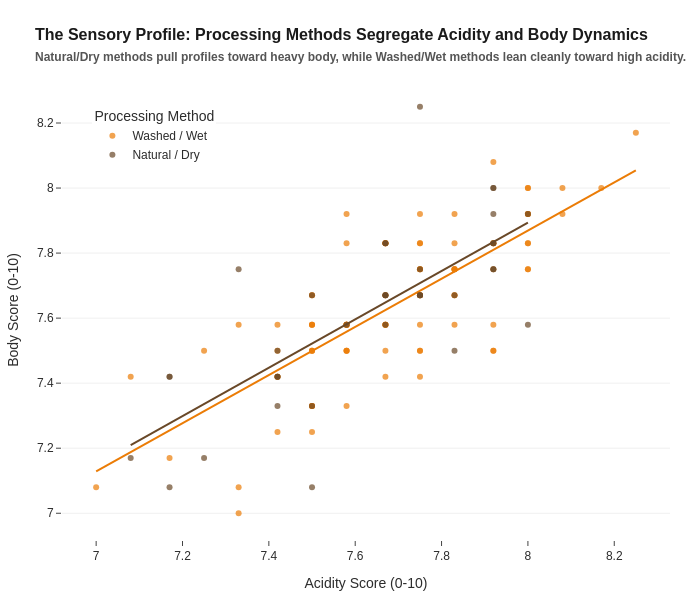

The code cell stored with this chart in its notebook:
### Code cell
#7. The Acidity vs. Body Trade-off
import pandas as pd
import plotly.express as px

# Filter for the two primary processing methods
df_tradeoff = df_clean[df_clean['Processing Method'].isin(['Washed / Wet', 'Natural / Dry'])].copy()
df_tradeoff = df_tradeoff.dropna(subset=['Acidity', 'Body'])

#Build the scatter plot
fig7 = px.scatter(
    df_tradeoff,
    x='Acidity',
    y='Body',
    color='Processing Method',
    color_discrete_map={
        'Washed / Wet': "#eb7c06",   
        'Natural / Dry': "#694828"
    },
    opacity=0.7,
    trendline="ols",
    labels={'Acidity': 'Acidity Score (0-10)', 'Body': 'Body Score (0-10)'}
)

fig7.update_layout(
    title="<b>The Sensory Profile:</b> Processing Methods Segregate Acidity and Body Dynamics<br><span style='font-size:12px; color:#555;'>Natural/Dry methods pull profiles toward heavy body, while Washed/Wet methods lean cleanly toward high acidity.</span>",
    legend=dict(title="Processing Method", yanchor="top", y=0.95, xanchor="left", x=0.05),
    width=700,
    height=600
)

fig7.show()

### Figure 1 — Plotly figure (JSON) as saved in the notebook; plotly's stock layout.template omitted (floating-point values rounded to 4 significant figures)
{"data": [{"hovertemplate": "Processing Method=Washed / Wet<br>Acidity Score (0-10)=%{x}<br>Body Score (0-10)=%{y}<extra></extra>", "legendgroup": "Washed / Wet", "marker": {"color": "#eb7c06", "opacity": 0.7, "symbol": "circle"}, "mode": "markers", "name": "Washed / Wet", "orientation": "v", "showlegend": true, "type": "scatter", "x": [8.0, 8.25, 7.83, 8.0, 8.08, 8.08, 7.92, 8.0, 7.83, 7.83, 8.0, 8.17, 7.92, 8.0, 7.75, 8.0, 7.75, 8.0, 8.0, 7.83, 7.92, 7.83, 7.92, 7.83, 7.67, 7.67, 7.83, 7.75, 7.92, 7.75, 7.92, 7.75, 7.75, 7.75, 7.83, 7.83, 7.67, 7.75, 7.75, 7.75, 7.92, 7.58, 7.67, 7.75, 7.67, 7.58, 7.58, 8.0, 7.67, 7.92, 7.5, 7.75, 7.75, 7.67, 7.58, 7.58, 7.58, 7.58, 7.58, 7.58, 7.58, 7.67, 7.67, 7.5, 7.5, 7.5, 7.42, 7.58, 7.67, 7.67, 7.5, 7.5, 7.5, 7.42, 7.5, 7.42, 7.67, 7.58, 7.5, 7.5, 7.5, 7.42, 7.33, 7.5, 7.42, 7.25, 7.42, 7.33, 7.08, 7.33, 7.17, 7.0], "xaxis": "x", "y": [7.92, 8.17, 7.83, 7.83, 7.92, 8.0, 8.08, 8.0, 7.67, 7.67, 8.0, 8.0, 7.83, 7.83, 7.92, 7.75, 7.75, 7.92, 7.75, 7.58, 7.83, 7.75, 7.83, 7.92, 7.83, 7.67, 7.75, 7.75, 7.58, 7.75, 7.5, 7.83, 7.83, 7.58, 7.75, 7.75, 7.67, 7.67, 7.67, 7.67, 7.5, 7.92, 7.83, 7.5, 7.58, 7.58, 7.83, 7.92, 7.58, 7.75, 7.67, 7.42, 7.5, 7.5, 7.58, 7.5, 7.5, 7.58, 7.58, 7.58, 7.58, 7.58, 7.58, 7.58, 7.33, 7.58, 7.5, 7.5, 7.83, 7.42, 7.5, 7.67, 7.58, 7.58, 7.5, 7.42, 7.83, 7.33, 7.33, 7.5, 7.25, 7.25, 7.58, 7.33, 7.42, 7.5, 7.42, 7.08, 7.42, 7.0, 7.17, 7.08], "yaxis": "y"}, {"hovertemplate": "<b>OLS trendline</b><br>Body = 0.740312 * Acidity + 1.94667<br>R<sup>2</sup>=0.592926<br><br>Processing Method=Washed / Wet<br>Acidity Score (0-10)=%{x}<br>Body Score (0-10)=%{y} <b>(trend)</b><extra></extra>", "legendgroup": "Washed / Wet", "marker": {"color": "#eb7c06", "symbol": "circle"}, "mode": "lines", "name": "Washed / Wet", "showlegend": false, "type": "scatter", "x": [7.0, 7.08, 7.17, 7.25, 7.33, 7.33, 7.33, 7.42, 7.42, 7.42, 7.42, 7.42, 7.42, 7.5, 7.5, 7.5, 7.5, 7.5, 7.5, 7.5, 7.5, 7.5, 7.5, 7.5, 7.5, 7.58, 7.58, 7.58, 7.58, 7.58, 7.58, 7.58, 7.58, 7.58, 7.58, 7.58, 7.58, 7.67, 7.67, 7.67, 7.67, 7.67, 7.67, 7.67, 7.67, 7.67, 7.67, 7.67, 7.67, 7.75, 7.75, 7.75, 7.75, 7.75, 7.75, 7.75, 7.75, 7.75, 7.75, 7.75, 7.75, 7.75, 7.83, 7.83, 7.83, 7.83, 7.83, 7.83, 7.83, 7.83, 7.83, 7.92, 7.92, 7.92, 7.92, 7.92, 7.92, 7.92, 7.92, 8.0, 8.0, 8.0, 8.0, 8.0, 8.0, 8.0, 8.0, 8.0, 8.08, 8.08, 8.17, 8.25], "xaxis": "x", "y": [7.129, 7.188, 7.255, 7.314, 7.373, 7.373, 7.373, 7.44, 7.44, 7.44, 7.44, 7.44, 7.44, 7.499, 7.499, 7.499, 7.499, 7.499, 7.499, 7.499, 7.499, 7.499, 7.499, 7.499, 7.499, 7.558, 7.558, 7.558, 7.558, 7.558, 7.558, 7.558, 7.558, 7.558, 7.558, 7.558, 7.558, 7.625, 7.625, 7.625, 7.625, 7.625, 7.625, 7.625, 7.625, 7.625, 7.625, 7.625, 7.625, 7.684, 7.684, 7.684, 7.684, 7.684, 7.684, 7.684, 7.684, 7.684, 7.684, 7.684, 7.684, 7.684, 7.743, 7.743, 7.743, 7.743, 7.743, 7.743, 7.743, 7.743, 7.743, 7.81, 7.81, 7.81, 7.81, 7.81, 7.81, 7.81, 7.81, 7.869, 7.869, 7.869, 7.869, 7.869, 7.869, 7.869, 7.869, 7.869, 7.928, 7.928, 7.995, 8.054], "yaxis": "y"}, {"hovertemplate": "Processing Method=Natural / Dry<br>Acidity Score (0-10)=%{x}<br>Body Score (0-10)=%{y}<extra></extra>", "legendgroup": "Natural / Dry", "marker": {"color": "#694828", "opacity": 0.7, "symbol": "circle"}, "mode": "markers", "name": "Natural / Dry", "orientation": "v", "showlegend": true, "type": "scatter", "x": [8.0, 7.75, 7.92, 7.92, 7.92, 7.92, 7.92, 8.0, 7.92, 7.67, 7.75, 7.67, 7.67, 7.75, 7.67, 7.83, 7.92, 7.75, 7.67, 7.67, 7.58, 7.75, 7.83, 7.33, 7.42, 7.42, 7.5, 7.5, 7.42, 7.25, 7.5, 7.42, 7.08, 7.17, 7.17, 7.17], "xaxis": "x", "y": [7.92, 8.25, 7.92, 7.83, 7.75, 8.0, 7.83, 7.58, 7.75, 7.67, 7.67, 7.83, 7.83, 7.67, 7.58, 7.5, 8.0, 7.75, 7.67, 7.67, 7.58, 7.67, 7.67, 7.75, 7.5, 7.42, 7.67, 7.33, 7.33, 7.17, 7.08, 7.42, 7.17, 7.42, 7.42, 7.08], "yaxis": "y"}, {"hovertemplate": "<b>OLS trendline</b><br>Body = 0.743299 * Acidity + 1.94698<br>R<sup>2</sup>=0.540311<br><br>Processing Method=Natural / Dry<br>Acidity Score (0-10)=%{x}<br>Body Score (0-10)=%{y} <b>(trend)</b><extra></extra>", "legendgroup": "Natural / Dry", "marker": {"color": "#694828", "symbol": "circle"}, "mode": "lines", "name": "Natural / Dry", "showlegend": false, "type": "scatter", "x": [7.08, 7.17, 7.17, 7.17, 7.25, 7.33, 7.42, 7.42, 7.42, 7.42, 7.5, 7.5, 7.5, 7.58, 7.67, 7.67, 7.67, 7.67, 7.67, 7.67, 7.75, 7.75, 7.75, 7.75, 7.75, 7.83, 7.83, 7.92, 7.92, 7.92, 7.92, 7.92, 7.92, 7.92, 8.0, 8.0], "xaxis": "x", "y": [7.21, 7.276, 7.276, 7.276, 7.336, 7.395, 7.462, 7.462, 7.462, 7.462, 7.522, 7.522, 7.522, 7.581, 7.648, 7.648, 7.648, 7.648, 7.648, 7.648, 7.708, 7.708, 7.708, 7.708, 7.708, 7.767, 7.767, 7.834, 7.834, 7.834, 7.834, 7.834, 7.834, 7.834, 7.893, 7.893], "yaxis": "y"}], "layout": {"height": 600, "legend": {"title": {"text": "Processing Method"}, "tracegroupgap": 0, "x": 0.05, "xanchor": "left", "y": 0.95, "yanchor": "top"}, "title": {"text": "<b>The Sensory Profile:</b> Processing Methods Segregate Acidity and Body Dynamics<br><span style='font-size:12px; color:#555;'>Natural/Dry methods pull profiles toward heavy body, while Washed/Wet methods lean cleanly toward high acidity.</span>"}, "width": 700, "xaxis": {"anchor": "y", "domain": [0, 1], "title": {"text": "Acidity Score (0-10)"}}, "yaxis": {"anchor": "x", "domain": [0, 1], "title": {"text": "Body Score (0-10)"}}}}
